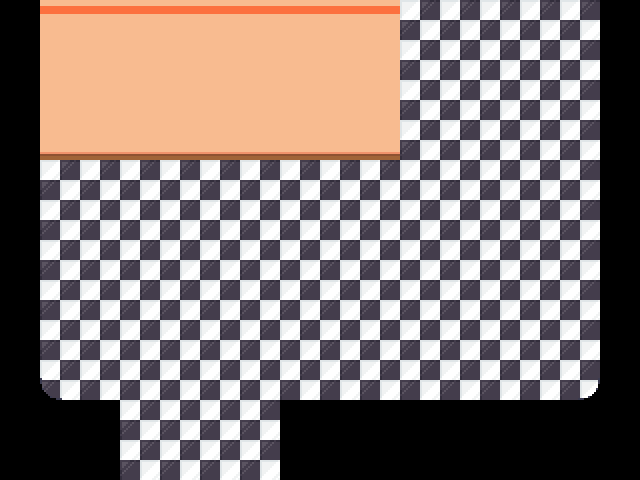

A 2D game scene composited from a Tiled map and its tileset images. What follows is a short description and the map's XML, with every tile layer's data as written:
An orthogonal 16x12 tile map with 40x40 px tiles, 2 tile layers (tiles, decals) and 16 objects (3x floormirror, spawn, entry, transition, interactable, ...).

<map version="1.11" tiledversion="1.12.2" orientation="orthogonal" renderorder="right-down" width="16" height="12" tilewidth="40" tileheight="40" infinite="0" nextlayerid="10" nextobjectid="21">
 <editorsettings>
  <export target="cafe.lua" format="lua" />
 </editorsettings>
 <properties>
  <property name="light" type="bool" value="true" />
  <property name="music" value="chloe" />
 </properties>
 <tileset firstgid="1" source="../tilesets/mall.tsx" />
 <layer id="7" name="tiles" width="16" height="12">
  <data encoding="csv">
0,18,18,18,18,18,18,18,18,18,33,33,33,33,33,0,
0,25,25,25,25,25,25,25,25,25,33,33,33,33,33,0,
0,25,25,25,25,25,25,25,25,25,33,33,33,33,33,0,
0,32,32,32,32,32,32,32,32,32,33,33,33,33,33,0,
0,33,33,33,33,33,33,33,33,33,33,33,33,33,33,0,
0,33,33,33,33,33,33,33,33,33,33,33,33,33,33,0,
0,33,33,33,33,33,33,33,33,33,33,33,33,33,33,0,
0,33,33,33,33,33,33,33,33,33,33,33,33,33,33,0,
0,33,33,33,33,33,33,33,33,33,33,33,33,33,33,0,
0,33,33,33,33,33,33,33,33,33,33,33,33,33,33,0,
0,0,0,33,33,33,33,0,0,0,0,0,0,0,0,0,
0,0,0,33,33,33,33,0,0,0,0,0,0,0,0,0
</data>
 </layer>
 <objectgroup id="8" name="floormirror" class="objects">
  <object id="16" name="floormirror" x="40" y="160" width="360" height="240" />
  <object id="17" name="floormirror" x="120" y="400" width="160" height="80" />
  <object id="18" name="floormirror" x="400" y="0" width="200" height="400" />
 </objectgroup>
 <layer id="9" name="decals" width="16" height="12">
  <data encoding="csv">
0,0,0,0,0,0,0,0,0,0,0,0,0,0,0,0,
0,0,0,0,0,0,0,0,0,0,0,0,0,0,0,0,
0,0,0,0,0,0,0,0,0,0,0,0,0,0,0,0,
0,0,0,0,0,0,0,0,0,0,0,0,0,0,0,0,
0,0,0,0,0,0,0,0,0,0,0,0,0,0,0,0,
0,0,0,0,0,0,0,0,0,0,0,0,0,0,0,0,
0,0,0,0,0,0,0,0,0,0,0,0,0,0,0,0,
0,0,0,0,0,0,0,0,0,0,0,0,0,0,0,0,
0,0,0,0,0,0,0,0,0,0,0,0,0,0,0,0,
0,11,0,0,0,0,0,0,0,0,0,0,0,0,12,0,
0,0,0,0,0,0,0,0,0,0,0,0,0,0,0,0,
0,0,0,0,0,0,0,0,0,0,0,0,0,0,0,0
</data>
 </layer>
 <objectgroup color="#0000ff" id="3" name="collision">
  <object id="2" x="600" y="0" width="40" height="400" />
  <object id="3" x="0" y="160" width="40" height="240" />
  <object id="4" x="40" y="120" width="320" height="40" />
  <object id="5" x="360" y="0" width="40" height="160" />
  <object id="9" x="40" y="400" width="80" height="40" />
  <object id="10" x="280" y="400" width="320" height="40" />
  <object id="19" x="280" y="440" width="40" height="40" />
  <object id="20" x="80" y="440" width="40" height="40" />
 </objectgroup>
 <objectgroup color="#7f00ff" id="5" name="markers">
  <object id="11" name="spawn" x="200" y="280">
   <point />
  </object>
  <object id="13" name="entry" x="200" y="460">
   <point />
  </object>
 </objectgroup>
 <objectgroup color="#ff00ff" id="6" name="objects">
  <object id="12" name="transition" x="120" y="480" width="160" height="40">
   <properties>
    <property name="map" value="cafeOutside" />
    <property name="marker" value="entryCafe" />
   </properties>
  </object>
  <object id="14" name="interactable" x="160" y="120" width="80" height="40">
   <properties>
    <property name="cutscene" value="mall.becca_shop" />
   </properties>
  </object>
  <object id="15" name="script" x="120" y="460" width="160" height="20">
   <properties>
    <property name="cutscene" value="mall.becca_stop" />
    <property name="once" type="bool" value="false" />
   </properties>
  </object>
 </objectgroup>
</map>
